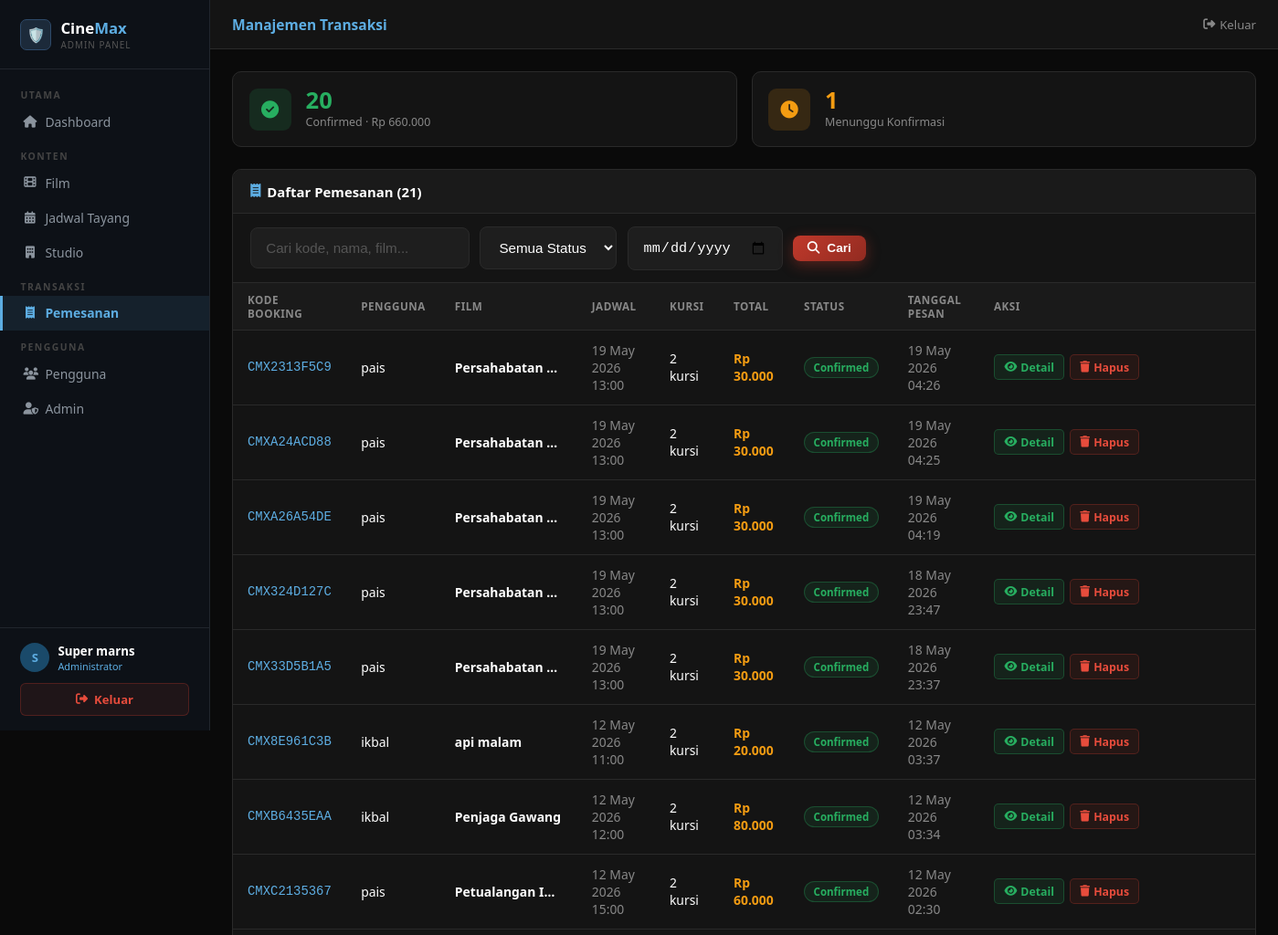
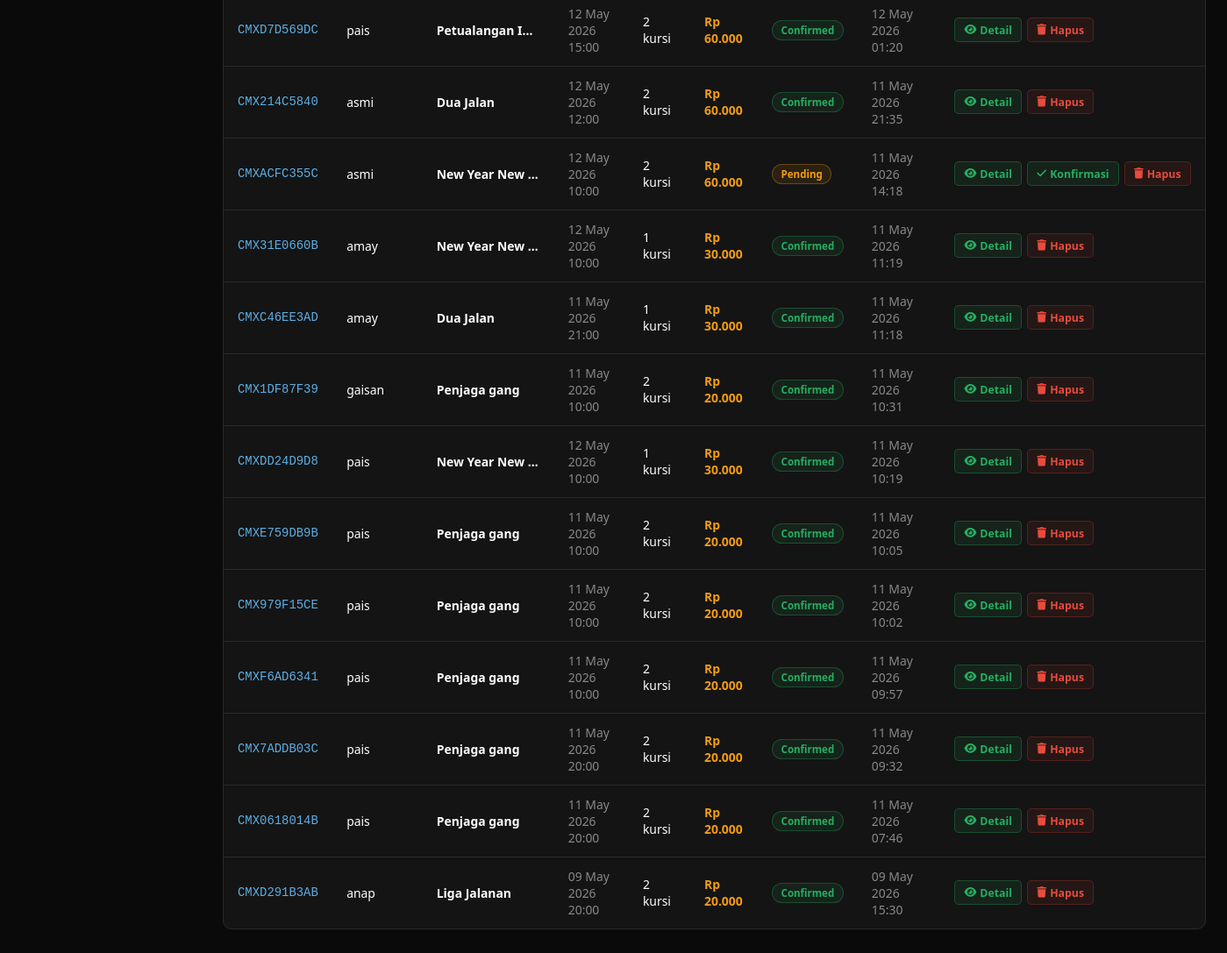
/bioskop/admin/transactions.php (signed in), run on the app's committed database (2 pictures, top to bottom).
### tables this page shows
CREATE TABLE `pemesanan` (
  `id` int(11) NOT NULL,
  `kode_booking` varchar(20) NOT NULL,
  `user_id` int(11) DEFAULT NULL,
  `jadwal_id` int(11) DEFAULT NULL,
  `total_harga` decimal(10,2) DEFAULT NULL,
  `status` enum('pending','confirmed','cancelled') DEFAULT 'confirmed',
  `created_at` timestamp NOT NULL DEFAULT current_timestamp()
);

CREATE TABLE `users` (
  `id` int(11) NOT NULL,
  `nama` varchar(100) NOT NULL,
  `email` varchar(100) NOT NULL,
  `password` varchar(255) NOT NULL,
  `no_hp` varchar(20) DEFAULT NULL,
  `created_at` timestamp NOT NULL DEFAULT current_timestamp()
);

CREATE TABLE `films` (
  `id` int(11) NOT NULL,
  `judul` varchar(200) NOT NULL,
  `genre` varchar(100) DEFAULT NULL,
  `durasi` int(11) DEFAULT NULL,
  `rating` varchar(10) DEFAULT NULL,
  `sinopsis` text DEFAULT NULL,
  `poster` varchar(255) DEFAULT NULL,
  `harga` decimal(10,2) DEFAULT 50000.00,
  `status` enum('tayang','akan_tayang','selesai') DEFAULT 'tayang',
  `created_at` timestamp NOT NULL DEFAULT current_timestamp()
);

CREATE TABLE `jadwal` (
  `id` int(11) NOT NULL,
  `film_id` int(11) DEFAULT NULL,
  `studio_id` int(11) DEFAULT NULL,
  `tanggal` date DEFAULT NULL,
  `jam_tayang` time DEFAULT NULL
);

### bioskop/admin/transactions.php (the view, shortened to what this page needs)
<?php
require_once '../config/database.php';
$cari   = trim($_GET['search'] ?? '');
$tgl    = $_GET['tanggal'] ?? '';
$where  = "WHERE 1=1";
$params = [];
$types  = '';
$query = "
    SELECT p.id, p.kode_booking, p.total_harga, p.status, p.created_at,
           u.nama AS user_nama, f.judul AS film_judul, j.tanggal, j.jam_tayang,
           (SELECT COUNT(*) FROM detail_pemesanan dp WHERE dp.pemesanan_id = p.id) AS jumlah_kursi
    FROM pemesanan p
    JOIN users u ON p.user_id = u.id
    JOIN jadwal j ON p.jadwal_id = j.id
    JOIN films f ON j.film_id = f.id
    $where
    ORDER BY p.created_at DESC
";
if ($params) {
    $stmt = $conn->prepare($query);
    $stmt->bind_param($types, ...$params);
    $stmt->execute();
    $daftar = $stmt->get_result();
} else {
    $daftar = $conn->query($query);
}
$confirmed = $conn->query("SELECT COUNT(*) as c, COALESCE(SUM(total_harga),0) as s FROM pemesanan WHERE status='confirmed'")->fetch_assoc();
$pending   = $conn->query("SELECT COUNT(*) as c FROM pemesanan WHERE status='pending'")->fetch_assoc()['c'];
include 'includes/header.php';
?>
<div class="grid-2 mb-3">
    <div class="stat-card">
        <div class="stat-icon hijau"><i class="fas fa-check-circle text-hijau"></i></div>
        <div>
            <div class="stat-num text-hijau"><?= $confirmed['c'] ?></div>
            <div class="stat-label">Confirmed · Rp <?= number_format($confirmed['s'], 0, ',', '.') ?></div>
        </div>
    </div>
    <div class="stat-card">
        <div class="stat-icon kuning"><i class="fas fa-clock text-kuning"></i></div>
        <div>
            <div class="stat-num text-kuning"><?= $pending ?></div>
            <div class="stat-label">Menunggu Konfirmasi</div>
        </div>
    </div>
</div>
<div class="box">
    <div class="box-header">
        <h3><i class="fas fa-receipt"></i> Daftar Pemesanan (<?= $daftar->num_rows ?>)</h3>
    </div>
    <div class="filter-bar">
        <form method="GET" class="filter-form">
            <input type="text" name="search" class="form-control filter-input-lg"
                   placeholder="Cari kode, nama, film..." value="<?= htmlspecialchars($cari) ?>">
            <select name="status" class="form-control filter-input-md">
                <option value="">Semua Status</option>
            </select>
            <input type="date" name="tanggal" class="form-control filter-input-sm"
                   value="<?= htmlspecialchars($tgl) ?>">
            <button type="submit" class="btn btn-primary btn-sm"><i class="fas fa-search"></i> Cari</button>
        </form>
    </div>
    <div class="tabel-wrap">
        <table class="tabel">
            <thead>
                <tr>
                    <th>Kode Booking</th>
                    <th>Pengguna</th>
                    <th>Film</th>
                    <th>Jadwal</th>
                    <th>Kursi</th>
                    <th>Total</th>
                    <th>Status</th>
                    <th>Tanggal Pesan</th>
                    <th>Aksi</th>
                </tr>
            </thead>
            <tbody>
                <?php while ($p = $daftar->fetch_assoc()): ?>
                <tr>
                    <td class="text-kode text-kecil"><?= htmlspecialchars($p['kode_booking']) ?></td>
                    <td><?= htmlspecialchars($p['user_nama']) ?></td>
                    <td class="text-bold tabel-judul-film"><?= htmlspecialchars($p['film_judul']) ?></td>
                    <td class="text-abu text-kecil"><?= date('d M Y', strtotime($p['tanggal'])) ?> <?= substr($p['jam_tayang'], 0, 5) ?></td>
                    <td><?= $p['jumlah_kursi'] ?> kursi</td>
                    <td class="text-kuning text-bold">Rp <?= number_format($p['total_harga'], 0, ',', '.') ?></td>
                    <td><span class="badge-status badge-<?= $p['status'] ?>"><?= ucfirst($p['status']) ?></span></td>
                    <td class="text-abu text-kecil"><?= date('d M Y H:i', strtotime($p['created_at'])) ?></td>
                    <td>
                        <div class="aksi-group">
                            <a href="transactions.php?action=detail&id=<?= $p['id'] ?>" class="btn-lihat">
                                <i class="fas fa-eye"></i> Detail
                            </a>
                            <?php if ($p['status'] === 'pending'): ?>
                            <a href="transactions.php?action=update_status&id=<?= $p['id'] ?>&status=confirmed"
                               class="btn-edit" style="background:rgba(39,174,96,0.1); color:#27ae60; border-color:rgba(39,174,96,0.3);"
                               onclick="return confirm('Konfirmasi pemesanan <?= addslashes($p['kode_booking']) ?>?')">
                                <i class="fas fa-check"></i> Konfirmasi
                            </a>
                            <?php endif; ?>
                            <a href="transactions.php?action=delete&id=<?= $p['id'] ?>" class="btn-hapus"
                               onclick="return confirm('Hapus pemesanan <?= addslashes($p['kode_booking']) ?>? Tindakan ini tidak dapat dibatalkan.')">
                                <i class="fas fa-trash"></i> Hapus
                            </a>
                        </div>
                    </td>
                </tr>
                <?php endwhile; ?>
            </tbody>
        </table>
    </div>
</div>
<?php include 'includes/footer.php'; ?>

### bioskop/assets/css/style.css (style rules this page uses)
:root { --primary: #c0392b; --primary-dark: #922b21; --primary-light: #e74c3c; --bg-dark: #0a0a0a; --bg-card: #141414; --bg-card2: #1a1a1a; --bg-input: #1e1e1e; --text-white: #ffffff; --text-gray: #aaaaaa; --text-light: #cccccc; --border: #2a2a2a; --border-red: #c0392b; --gold: #f39c12; --success: #27ae60; --shadow: 0 4px 20px rgba(192, 57, 43, 0.3); }
* { margin: 0; padding: 0; box-sizing: border-box; }
body { font-family: 'Segoe UI', Tahoma, Geneva, Verdana, sans-serif; background-color: var(--bg-dark); color: var(--text-white); min-height: 100vh; }
a { text-decoration: none; color: inherit; }
.btn { display: inline-flex; align-items: center; gap: 8px; padding: 0.7rem 1.5rem; border-radius: 8px; font-weight: 600; font-size: 0.95rem; cursor: pointer; border: none; transition: all 0.3s; text-decoration: none; }
.btn-primary { background: linear-gradient(135deg, var(--primary), var(--primary-dark)); color: white; box-shadow: 0 4px 15px rgba(192, 57, 43, 0.4); }
.btn-sm { padding: 0.4rem 1rem; font-size: 0.85rem; }
.form-control { width: 100%; padding: 0.8rem 1rem; background: var(--bg-input); border: 1px solid var(--border); border-radius: 8px; color: var(--text-white); font-size: 0.95rem; transition: all 0.3s; }
.form-control::placeholder { color: #555; }
.grid-2 { grid-template-columns: repeat(2, 1fr); }
.mb-3 { margin-bottom: 1.5rem; }

### data on the page
pemesanan: kode_booking "CMX2313F5C9", user.nama "pais", films.judul "Persahabatan…", jadwal.tanggal "19 May 2026", jadwal.jam_tayang "13:00", jumlah_kursi "2", total_harga "30.000", status "Confirmed", created_at "19 May 2026 04:26"
pemesanan: kode_booking "CMXA24ACD88", user.nama "pais", films.judul "Persahabatan…", jadwal.tanggal "19 May 2026", jadwal.jam_tayang "13:00", jumlah_kursi "2", total_harga "30.000", status "Confirmed", created_at "19 May 2026 04:25"
pemesanan: kode_booking "CMXA26A54DE", user.nama "pais", films.judul "Persahabatan…", jadwal.tanggal "19 May 2026", jadwal.jam_tayang "13:00", jumlah_kursi "2", total_harga "30.000", status "Confirmed", created_at "19 May 2026 04:19"
pemesanan: kode_booking "CMX324D127C", user.nama "pais", films.judul "Persahabatan…", jadwal.tanggal "19 May 2026", jadwal.jam_tayang "13:00", jumlah_kursi "2", total_harga "30.000", status "Confirmed", created_at "18 May 2026 23:47"
pemesanan: kode_booking "CMX33D5B1A5", user.nama "pais", films.judul "Persahabatan…", jadwal.tanggal "19 May 2026", jadwal.jam_tayang "13:00", jumlah_kursi "2", total_harga "30.000", status "Confirmed", created_at "18 May 2026 23:37"
pemesanan: kode_booking "CMX8E961C3B", user.nama "ikbal", films.judul "api malam", jadwal.tanggal "12 May 2026", jadwal.jam_tayang "11:00", jumlah_kursi "2", total_harga "20.000", status "Confirmed", created_at "12 May 2026 03:37"
pemesanan: kode_booking "CMXB6435EAA", user.nama "ikbal", films.judul "Penjaga Gawang", jadwal.tanggal "12 May 2026", jadwal.jam_tayang "12:00", jumlah_kursi "2", total_harga "80.000", status "Confirmed", created_at "12 May 2026 03:34"
pemesanan: kode_booking "CMXC2135367", user.nama "pais", films.judul "Petualangan I…", jadwal.tanggal "12 May 2026", jadwal.jam_tayang "15:00", jumlah_kursi "2", total_harga "60.000", status "Confirmed", created_at "12 May 2026 02:30"
pemesanan: kode_booking "CMXD7D569DC", user.nama "pais", films.judul "Petualangan I…", jadwal.tanggal "12 May 2026", jadwal.jam_tayang "15:00", jumlah_kursi "2", total_harga "60.000", status "Confirmed", created_at "12 May 2026 01:20"
pemesanan: kode_booking "CMX214C5840", user.nama "asmi", films.judul "Dua Jalan", jadwal.tanggal "12 May 2026", jadwal.jam_tayang "12:00", jumlah_kursi "2", total_harga "60.000", status "Confirmed", created_at "11 May 2026 21:35"
pemesanan: kode_booking "CMXACFC355C", user.nama "asmi", films.judul "New Year New…", jadwal.tanggal "12 May 2026", jadwal.jam_tayang "10:00", jumlah_kursi "2", total_harga "60.000", status "Pending", created_at "11 May 2026 14:18"
pemesanan: kode_booking "CMX31E0660B", user.nama "amay", films.judul "New Year New…", jadwal.tanggal "12 May 2026", jadwal.jam_tayang "10:00", jumlah_kursi "1", total_harga "30.000", status "Confirmed", created_at "11 May 2026 11:19"
pemesanan: kode_booking "CMXC46EE3AD", user.nama "amay", films.judul "Dua Jalan", jadwal.tanggal "11 May 2026", jadwal.jam_tayang "21:00", jumlah_kursi "1", total_harga "30.000", status "Confirmed", created_at "11 May 2026 11:18"
pemesanan: kode_booking "CMX1DF87F39", user.nama "gaisan", films.judul "Penjaga gang", jadwal.tanggal "11 May 2026", jadwal.jam_tayang "10:00", jumlah_kursi "2", total_harga "20.000", status "Confirmed", created_at "11 May 2026 10:31"
pemesanan: kode_booking "CMXDD24D9D8", user.nama "pais", films.judul "New Year New…", jadwal.tanggal "12 May 2026", jadwal.jam_tayang "10:00", jumlah_kursi "1", total_harga "30.000", status "Confirmed", created_at "11 May 2026 10:19"
pemesanan: kode_booking "CMXE759DB9B", user.nama "pais", films.judul "Penjaga gang", jadwal.tanggal "11 May 2026", jadwal.jam_tayang "10:00", jumlah_kursi "2", total_harga "20.000", status "Confirmed", created_at "11 May 2026 10:05"
pemesanan: kode_booking "CMX979F15CE", user.nama "pais", films.judul "Penjaga gang", jadwal.tanggal "11 May 2026", jadwal.jam_tayang "10:00", jumlah_kursi "2", total_harga "20.000", status "Confirmed", created_at "11 May 2026 10:02"
pemesanan: kode_booking "CMXF6AD6341", user.nama "pais", films.judul "Penjaga gang", jadwal.tanggal "11 May 2026", jadwal.jam_tayang "10:00", jumlah_kursi "2", total_harga "20.000", status "Confirmed", created_at "11 May 2026 09:57"
pemesanan: kode_booking "CMX7ADDB03C", user.nama "pais", films.judul "Penjaga gang", jadwal.tanggal "11 May 2026", jadwal.jam_tayang "20:00", jumlah_kursi "2", total_harga "20.000", status "Confirmed", created_at "11 May 2026 09:32"
pemesanan: kode_booking "CMX0618014B", user.nama "pais", films.judul "Penjaga gang", jadwal.tanggal "11 May 2026", jadwal.jam_tayang "20:00", jumlah_kursi "2", total_harga "20.000", status "Confirmed", created_at "11 May 2026 07:46"
pemesanan: kode_booking "CMXD291B3AB", user.nama "anap", films.judul "Liga Jalanan", jadwal.tanggal "09 May 2026", jadwal.jam_tayang "20:00", jumlah_kursi "2", total_harga "20.000", status "Confirmed", created_at "09 May 2026 15:30"

### other printed values
substr($_SESSION['admin_nama'] ?? 'A', 0, 1) "S"
$_SESSION['admin_nama'] "Super marns"
$pageTitle "Manajemen Transaksi"
$confirmed['c'] "20"
$confirmed['s'] "660.000"
$pending "1"
$daftar->num_rows "21"
